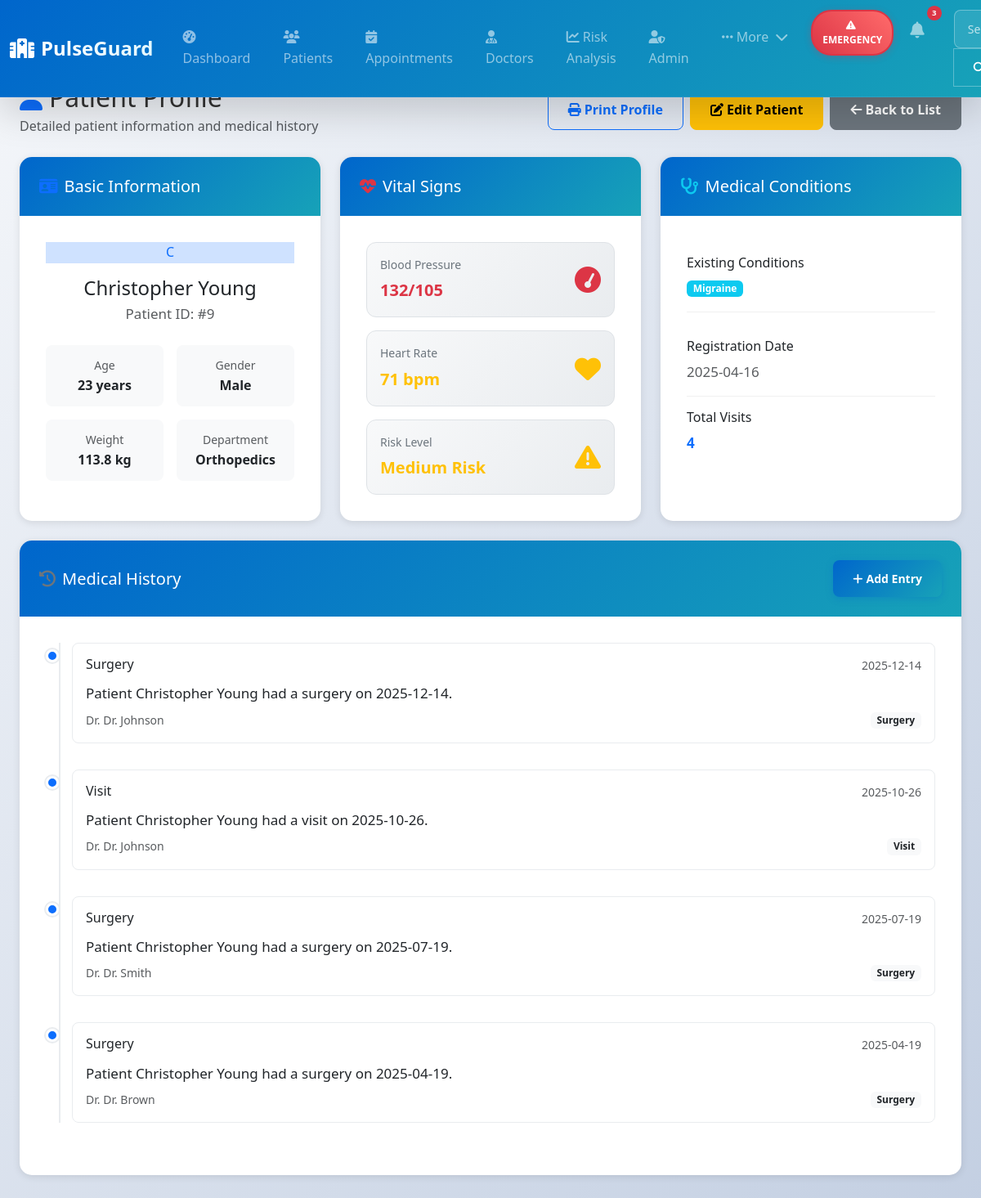
Screenshot of /patient/9 with the database file from the repository.
### tables this page shows
CREATE TABLE patients (
            patient_id INTEGER PRIMARY KEY AUTOINCREMENT,
            name TEXT,
            age INTEGER,
            gender TEXT,
            weight REAL,
            blood_pressure TEXT,
            heart_rate INTEGER,
            existing_conditions TEXT,
            risk_level TEXT,
            registration_date TEXT
        , department TEXT);

CREATE TABLE medical_history (
            id INTEGER PRIMARY KEY AUTOINCREMENT,
            patient_id INTEGER,
            date TEXT,
            type TEXT,
            notes TEXT,
            doctor TEXT,
            FOREIGN KEY (patient_id) REFERENCES patients (patient_id)
        );

### app.py (the view)
@app.route("/patient/<int:id>")
def patient_profile(id):
    conn = sqlite3.connect("hospital.db")
    cursor = conn.cursor()
    cursor.execute("SELECT * FROM patients WHERE patient_id=?", (id,))
    patient = cursor.fetchone()
    cursor.execute("SELECT * FROM medical_history WHERE patient_id=? ORDER BY date DESC", (id,))
    history = cursor.fetchall()
    conn.close()
    return render_template("patient_profile.html", patient=patient, history=history)

### templates/patient_profile.html (shortened to what this page needs)
{% extends "base.html" %}
{% block content %}
<div class="d-flex justify-content-between align-items-center mb-4">
    <div>
        <h1 class="h2 mb-1">
            <i class="fas fa-user text-primary me-2"></i>Patient Profile
        </h1>
        <p class="text-muted mb-0">Detailed patient information and medical history</p>
    </div>
    <div class="d-flex gap-2">
        <button class="btn btn-outline-primary" onclick="window.print()">
            <i class="fas fa-print me-1"></i>Print Profile
        </button>
        <a href="/edit/{{ patient[0] }}" class="btn btn-warning">
            <i class="fas fa-edit me-1"></i>Edit Patient
        </a>
        <button class="btn btn-secondary" onclick="window.history.back()">
            <i class="fas fa-arrow-left me-1"></i>Back to List
        </button>
    </div>
</div>
<div class="row g-4 mb-4">
    <div class="col-xl-4">
        <div class="card border-0 shadow-custom h-100">
            <div class="card-header bg-white border-0">
                <h5 class="mb-0">
                    <i class="fas fa-id-card text-primary me-2"></i>Basic Information
                </h5>
            </div>
            <div class="card-body">
                <div class="text-center mb-4">
                    <div class="avatar-lg bg-primary-subtle text-primary mx-auto mb-3">
                        {{ patient[1][0] }}
                    </div>
                    <h4 class="mb-1">{{ patient[1] }}</h4>
                    <p class="text-muted mb-0">Patient ID: #{{ patient[0] }}</p>
                </div>
                <div class="row g-3">
                    <div class="col-6">
                        <div class="info-item">
                            <label class="text-muted small">Age</label>
                            <div class="fw-semibold">{{ patient[2] }} years</div>
                        </div>
                    </div>
                    <div class="col-6">
                        <div class="info-item">
                            <label class="text-muted small">Gender</label>
                            <div class="fw-semibold">{{ patient[3] }}</div>
                        </div>
                    </div>
                    <div class="col-6">
                        <div class="info-item">
                            <label class="text-muted small">Weight</label>
                            <div class="fw-semibold">{{ patient[4] }} kg</div>
                        </div>
                    </div>
                    <div class="col-6">
                        <div class="info-item">
                            <label class="text-muted small">Department</label>
                            <div class="fw-semibold">{{ patient[10] or 'General' }}</div>
                        </div>
                    </div>
                </div>
            </div>
        </div>
    </div>
    <div class="col-xl-4">
        <div class="card border-0 shadow-custom h-100">
            <div class="card-header bg-white border-0">
                <h5 class="mb-0">
                    <i class="fas fa-heartbeat text-danger me-2"></i>Vital Signs
                </h5>
            </div>
            <div class="card-body">
                <div class="vital-sign-card mb-3">
                    <div class="d-flex align-items-center justify-content-between">
                        <div>
                            <div class="vital-label">Blood Pressure</div>
                            <div class="vital-value text-danger">{{ patient[5] }}</div>
                        </div>
                        <i class="fas fa-tachometer text-danger fa-2x"></i>
                    </div>
                </div>
                <div class="vital-sign-card mb-3">
                    <div class="d-flex align-items-center justify-content-between">
                        <div>
                            <div class="vital-label">Heart Rate</div>
                            <div class="vital-value text-warning">{{ patient[6] }} bpm</div>
                        </div>
                        <i class="fas fa-heart text-warning fa-2x"></i>
                    </div>
                </div>
                <div class="vital-sign-card">
                    <div class="d-flex align-items-center justify-content-between">
                        <div>
                            <div class="vital-label">Risk Level</div>
                            <div class="vital-value
                                {% if patient[8] == 'High' %}text-danger
                                {% elif patient[8] == 'Medium' %}text-warning
                                {% else %}text-success{% endif %}">
                                {{ patient[8] }} Risk
                            </div>
                        </div>
                        <i class="fas fa-exclamation-triangle
                            {% if patient[8] == 'High' %}text-danger
                            {% elif patient[8] == 'Medium' %}text-warning
                            {% else %}text-success{% endif %} fa-2x"></i>
                    </div>
                </div>
            </div>
        </div>
    </div>
    <div class="col-xl-4">
        <div class="card border-0 shadow-custom h-100">
            <div class="card-header bg-white border-0">
                <h5 class="mb-0">
                    <i class="fas fa-stethoscope text-info me-2"></i>Medical Conditions
                </h5>
            </div>
            <div class="card-body">
                <div class="condition-item mb-3">
                    <h6 class="mb-2">Existing Conditions</h6>
                    <span class="badge bg-info">{{ patient[7] or 'None' }}</span>
                </div>
                <div class="condition-item">
                    <h6 class="mb-2">Registration Date</h6>
                    <p class="text-muted mb-0">{{ patient[9] }}</p>
                </div>
                <div class="condition-item">
                    <h6 class="mb-2">Total Visits</h6>
                    <p class="text-primary fw-semibold mb-0">{{ history|length }}</p>
                </div>
            </div>
        </div>
    </div>
</div>
<div class="card border-0 shadow-custom mb-4">
    <div class="card-header bg-white border-0 d-flex justify-content-between align-items-center">
        <h5 class="mb-0">
            <i class="fas fa-history text-secondary me-2"></i>Medical History
        </h5>
        <button class="btn btn-primary btn-sm" data-bs-toggle="modal" data-bs-target="#addHistoryModal">
            <i class="fas fa-plus me-1"></i>Add Entry
        </button>
    </div>
    <div class="card-body">
        {% if history %}
        <div class="timeline">
            {% for entry in history %}
            <div class="timeline-item">
                <div class="timeline-marker bg-primary"></div>
                <div class="timeline-content">
                    <div class="d-flex justify-content-between align-items-start mb-2">
                        <h6 class="mb-1">{{ entry[3] }}</h6>
                        <small class="text-muted">{{ entry[2] }}</small>
                    </div>
                    <p class="mb-2">{{ entry[4] }}</p>
                    <div class="d-flex justify-content-between align-items-center">
                        <small class="text-muted">Dr. {{ entry[5] }}</small>
                        <span class="badge bg-light text-dark">{{ entry[3] }}</span>
                    </div>
                </div>
            </div>
            {% endfor %}
        </div>
        {% else %}
        <div class="text-center py-5">
            <i class="fas fa-history fa-3x text-muted mb-3"></i>
            <h5 class="text-muted">No Medical History</h5>
            <p class="text-muted">Add the first medical history entry for this patient.</p>
        </div>
        {% endif %}
    </div>
</div>
{% endblock %}

### static/css/style.css (style rules this page uses)
:root { --primary-color: #0066cc; --secondary-color: #17a2b8; --success-color: #28a745; --warning-color: #ffc107; --danger-color: #dc3545; --dark-color: #343a40; --light-color: #f8f9fa; --shadow: 0 2px 10px rgba(0,0,0,0.1); --shadow-lg: 0 4px 20px rgba(0,0,0,0.15); --border-radius: 8px; --transition: all 0.3s ease; }
body { background: linear-gradient(135deg, #f5f7fa 0%, #c3cfe2 100%); min-height: 100vh; font-family: 'Segoe UI', Tahoma, Geneva, Verdana, sans-serif; color: #333; line-height: 1.6; }
.card { border: none; border-radius: var(--border-radius); box-shadow: var(--shadow); transition: var(--transition); overflow: hidden; }
.card-header { background: linear-gradient(135deg, var(--primary-color), var(--secondary-color)); color: white; border: none; padding: 1.5rem; }
.card-body { padding: 2rem; }
.btn { border-radius: var(--border-radius); padding: 0.75rem 1.5rem; font-weight: 600; transition: var(--transition); }
.btn-primary { background: linear-gradient(135deg, var(--primary-color), var(--secondary-color)); border: none; box-shadow: 0 2px 10px rgba(0, 102, 204, 0.3); }
html { scroll-behavior:smooth; }
.btn-primary { transition: 0.3s; }
.card { border-radius: 15px; }
.card p { font-size: 17px; }
.card { transition: all 0.3s ease; }

### templates/patient_profile.html (style rules this page uses)
.info-item { padding: 0.75rem; background: #f8f9fa; border-radius: 8px; text-align: center; }
.vital-sign-card { padding: 1rem; background: linear-gradient(135deg, #f8f9fa 0%, #e9ecef 100%); border-radius: 12px; border: 1px solid #dee2e6; }
.vital-label { font-size: 0.875rem; color: #6c757d; margin-bottom: 0.25rem; }
.vital-value { font-size: 1.25rem; font-weight: 600; }
.condition-item { padding: 1rem 0; border-bottom: 1px solid #f0f0f0; }
.condition-item:last-child { border-bottom: none; }
.timeline { position: relative; padding-left: 2rem; }
.timeline::before { content: ''; position: absolute; left: 1rem; top: 0; bottom: 0; width: 2px; background: #e9ecef; }
.timeline-item { position: relative; margin-bottom: 2rem; }
.timeline-marker { position: absolute; left: -2rem; top: 0.5rem; width: 1rem; height: 1rem; border-radius: 50%; border: 3px solid white; box-shadow: 0 0 0 2px #e9ecef; }
.timeline-content { background: white; padding: 1rem; border-radius: 8px; border: 1px solid #e9ecef; }

### rows the page displays
patients: name "C", name "Christopher Young", patient_id "9", age "23", gender "Male", weight "113.8", department "Orthopedics", blood_pressure "132/105", heart_rate "71", risk_level "Medium", existing_conditions "Migraine", registration_date "2025-04-16"
medical_history: type "Surgery", date "2025-12-14", notes "Patient Christopher Young had a surgery on 2025-12-14.", doctor "Dr. Johnson"
medical_history: type "Visit", date "2025-10-26", notes "Patient Christopher Young had a visit on 2025-10-26.", doctor "Dr. Johnson"
medical_history: type "Surgery", date "2025-07-19", notes "Patient Christopher Young had a surgery on 2025-07-19.", doctor "Dr. Smith"
medical_history: type "Surgery", date "2025-04-19", notes "Patient Christopher Young had a surgery on 2025-04-19.", doctor "Dr. Brown"

### other values shown
{{ history|length }} "4"
